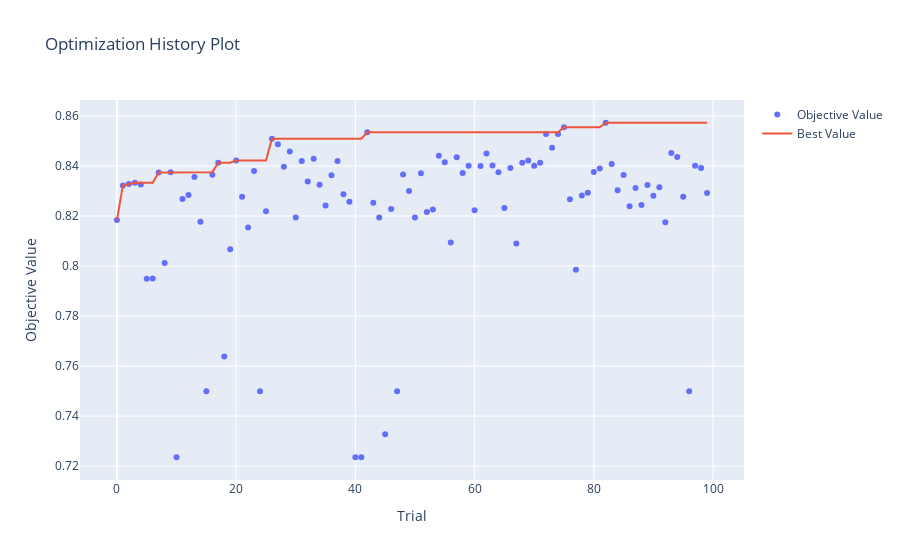

This figure's notebook cell:
### Code cell
# Visualizing optimization
optuna.visualization.plot_optimization_history(study)
